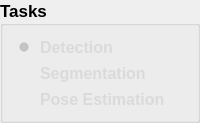
              <widget class="QGroupBox" name="groupBox">
               <property name="font">
                <font>
                 <family>Ubuntu</family>
                 <pointsize>13</pointsize>
                 <weight>75</weight>
                 <bold>true</bold>
                </font>
               </property>
               <property name="styleSheet">
                <string notr="true"/>
               </property>
               <property name="title">
                <string>Tasks</string>
               </property>
               <layout class="QVBoxLayout" name="verticalLayout_4">
                <item>
                 <widget class="QRadioButton" name="radioButton_det">
                  <property name="font">
                   <font>
                    <pointsize>-1</pointsize>
                    <weight>75</weight>
                    <bold>true</bold>
                   </font>
                  </property>
                  <property name="styleSheet">
                   <string notr="true">QRadioButton
{font-size: 16px;
	font-weight: bold;
 		border-radius:9px;
		background:rgba(66, 195, 255, 0);
color: rgb(218, 218, 218);;}
QRadioButton::indicator {
	width: 20px;
	height: 20px;
}

QRadioButton::indicator:unchecked {
    image: url(:/images/icons/button-off.png);
}

QRadioButton::indicator:checked {

    image: url(:/images/icons/button-on.png);
}

QRadioButton::disabled{
	color: rgb(0, 0, 0);
}
</string>
                  </property>
                  <property name="locale">
                   <locale language="English" country="Zimbabwe"/>
                  </property>
                  <property name="text">
                   <string>Detection</string>
                  </property>
                  <property name="checked">
                   <bool>true</bool>
                  </property>
                 </widget>
                </item>
                <item>
                 <widget class="QRadioButton" name="radioButton_seg">
                  <property name="styleSheet">
                   <string notr="true">QRadioButton
{font-size: 16px;
	font-weight: bold;
 		border-radius:9px;
		background:rgba(66, 195, 255, 0);
color: rgb(218, 218, 218);;}

QRadioButton::indicator {
	width: 20px;
	height: 20px;
}

QRadioButton::indicator:unchecked {
    image: url(:/images/icons/button-off.png);
}

QRadioButton::indicator:checked {

    image: url(:/images/icons/button-on.png);
}

QRadioButton::disabled{
	color: rgb(0, 0, 0);
}</string>
                  </property>
                  <property name="text">
                   <string>Segmentation</string>
                  </property>
                 </widget>
                </item>
                <item>
                 <widget class="QRadioButton" name="radioButton_pose">
                  <property name="styleSheet">
                   <string notr="true">QRadioButton
{font-size: 16px;
	font-weight: bold;
 		border-radius:9px;
		background:rgba(66, 195, 255, 0);
color: rgb(218, 218, 218);;}

QRadioButton::indicator {
	width: 20px;
	height: 20px;
}

QRadioButton::indicator:unchecked {
    image: url(:/images/icons/button-off.png);
}

QRadioButton::indicator:checked {

    image: url(:/images/icons/button-on.png);
}

QRadioButton::disabled{
color: rgb(0, 0, 0);
}</string>
                  </property>
                  <property name="text">
                   <string>Pose Estimation</string>
                  </property>
                 </widget>
                </item>
               </layout>
              </widget>
